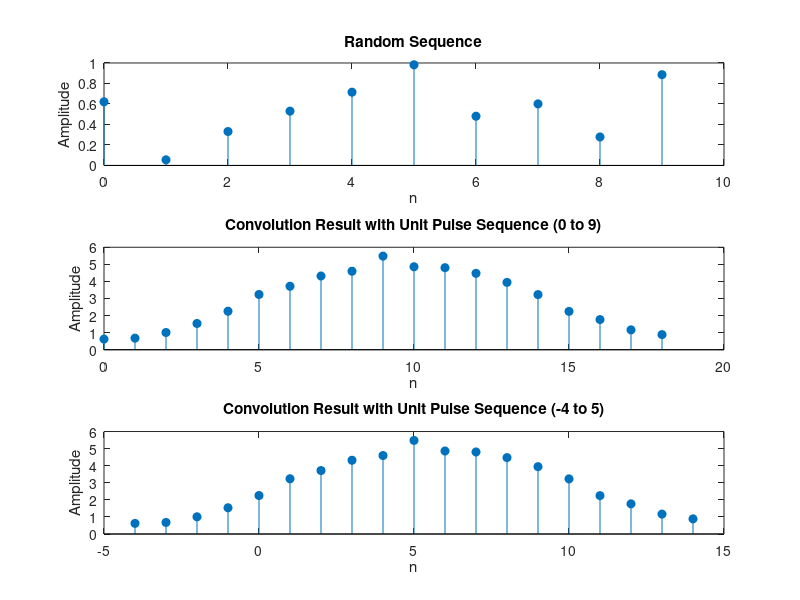

MATLAB code to generate this figure:
random_n = rand(1,10);
x = 0:9;
figure ;
subplot(3,1,1);
stem(0:9,random_n,'filled');
title('Random Sequence');
xlabel('n');
ylabel('Amplitude');

pulse_1 = ones(1,10);
Convolved_1 = conv(random_n,pulse_1);

subplot(3,1,2);
stem(0:length(Convolved_1)-1,Convolved_1,'filled');
title('Convolution Result with Unit Pulse Sequence (0 to 9)');
xlabel('n');
ylabel('Amplitude');



z = -4:5; 
pulse_2 = ones(1, 10); 
Convolved_2 = conv(random_n,pulse_2);
n    = z(1) + x(1) + (0:(length(Convolved_2)-1)) ;
subplot(3,1,3);
stem(n,Convolved_2,'filled');
title('Convolution Result with Unit Pulse Sequence (-4 to 5)');
xlabel('n');
ylabel('Amplitude');


